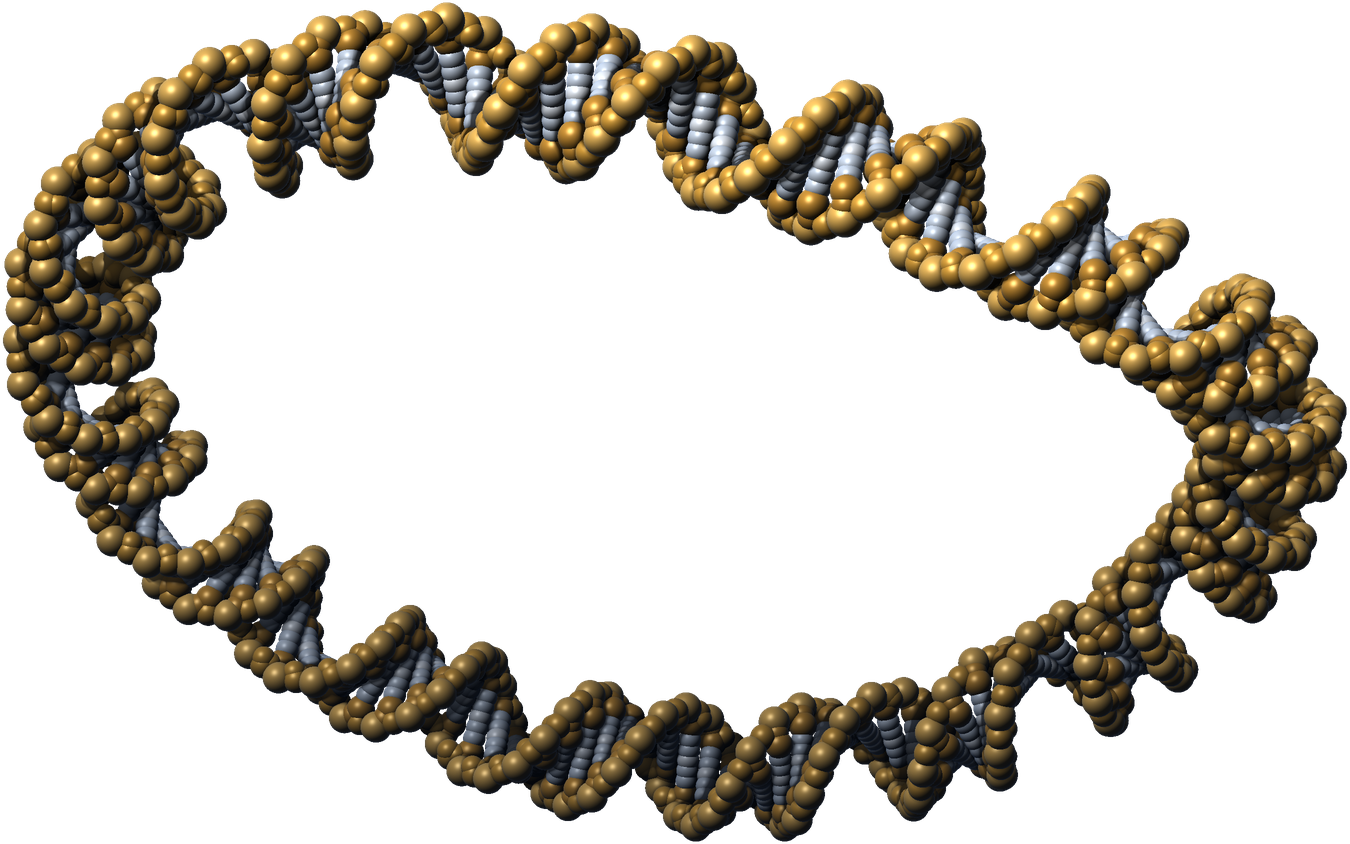

The script that saved this image:
#!/usr/bin/env python3
"""Hero render: a closed circle of double-stranded DNA (extrachromosomal circular DNA, the biomarker Phi Diagnostics
measures in blood), as a space-filling coarse-grained model. B-DNA geometry: 10.5 bp per turn, 3.4 A rise, phosphates at
~10 A radius, minor-groove offset ~150 deg; 168 bp = 16 whole turns so the ring closes; a gentle out-of-plane writhe.
Backbone in the logo gold, bases in pale slate. Pure numpy sphere splats with exact normals, screen-space AO, satin
shading, real alpha. Args: tiltx tilty size. Output: ring.png"""
import numpy as np, sys, pathlib
from PIL import Image
H=pathlib.Path(__file__).resolve().parent
tx=float(sys.argv[1]) if len(sys.argv)>1 else 1.0; ty=float(sys.argv[2]) if len(sys.argv)>2 else -0.25
S=int(sys.argv[3]) if len(sys.argv)>3 else 2400
N=168; BPT=10.5; RH=9.6; RISE=3.4; RR=N*RISE/(2*np.pi); OFF=np.radians(150)
pts=[];rad=[];kind=[]
for i in range(N):
    ph=2*np.pi*i/N
    n=np.array([np.cos(ph),np.sin(ph),0.]); t=np.array([-np.sin(ph),np.cos(ph),0.]); b=np.array([0,0,1.])
    w=6.0*np.sin(2*ph)+2.5*np.sin(3*ph+.7)          # writhe (out of plane)
    c=RR*n+w*b
    th=2*np.pi*i/BPT
    def at(r,a,dt=0.): return c+r*(np.cos(a)*n+np.sin(a)*b)+dt*t
    a1,a2=th,th+OFF
    for a,s in ((a1,1),(a2,-1)):
        pts.append(at(RH,a,0));rad.append(2.55);kind.append(0)                  # phosphate
        pts.append(at(RH*.86,a+.28*s,1.2*s));rad.append(1.9);kind.append(1)       # O
        pts.append(at(RH*.86,a-.30*s,-1.0*s));rad.append(1.9);kind.append(1)
        pts.append(at(7.4,a+.36*s,.9));rad.append(2.3);kind.append(2)            # sugar
        pts.append(at(RH*.97,a+np.pi/BPT,RISE/2));rad.append(2.15);kind.append(1)  # backbone link to next nucleotide
        pts.append(at(8.6,a+.18*s,.5));rad.append(2.0);kind.append(2)
    pa=at(7.4,a1+.36,.9); pb=at(7.4,a2-.36,.9)
    for k,u in enumerate(np.linspace(.18,.82,5)):                              # base pair rungs
        p=pa*(1-u)+pb*u; p=c+(p-c)*0.92
        pts.append(p);rad.append(1.85);kind.append(3 if k!=2 else 4)
P=np.array(pts);rad=np.array(rad);kind=np.array(kind)
def rot(a,ax):
    c,s=np.cos(a),np.sin(a)
    return {'x':np.array([[1,0,0],[0,c,-s],[0,s,c]]),'y':np.array([[c,0,s],[0,1,0],[-s,0,c]]),'z':np.array([[c,-s,0],[s,c,0],[0,0,1]])}[ax]
P=P@rot(.35,'z').T@rot(tx,'x').T@rot(ty,'y').T
# mild perspective
cam=900.;f=cam/(cam-P[:,2]);P2=P[:,:2]*f[:,None];R2=rad*f
lo=(P2-R2[:,None]).min(0);hi=(P2+R2[:,None]).max(0)
sc=(S*0.96)/(hi-lo).max();W_=int((hi-lo)[0]*sc/0.96)+8;H_=int((hi-lo)[1]*sc/0.96)+8
off=np.array([W_,H_])/2-(lo+hi)/2*sc
Z=np.full((H_,W_),-1e9,np.float32);NX=np.zeros((H_,W_,3),np.float32);K=np.full((H_,W_),-1,np.int16)
order=np.argsort(P[:,2])
for i in order:
    cx,cy=P2[i]*sc+off;cy=H_-cy;r=R2[i]*sc
    x0,x1=int(max(cx-r,0)),int(min(cx+r+1,W_));y0,y1=int(max(cy-r,0)),int(min(cy+r+1,H_))
    yy,xx=np.mgrid[y0:y1,x0:x1];dx=(xx+.5-cx)/r;dy=-(yy+.5-cy)/r;d2=dx*dx+dy*dy;m=d2<1
    nz=np.sqrt(np.clip(1-d2,0,1));z=P[i,2]*sc*f[i]+nz*r
    sub=Z[y0:y1,x0:x1];u=m&(z>sub);sub[u]=z[u]
    NX[y0:y1,x0:x1][u]=np.stack([dx,dy,nz],-1)[u];K[y0:y1,x0:x1][u]=kind[i]
mask=K>=0
def _box(a,r,ax):
    a=np.moveaxis(a,ax,0);p=np.concatenate([np.repeat(a[:1],r+1,0),a,np.repeat(a[-1:],r,0)]);c=np.cumsum(p,0)
    return np.moveaxis((c[2*r+1:]-c[:-2*r-1])/(2*r+1),0,ax)
def blur(a,s):
    r=max(1,int(s*.9))
    for _ in range(3): a=_box(_box(a,r,0),r,1)
    return a
Zf=np.where(mask,Z,Z[mask].min()-40)
ao=np.zeros_like(Zf)
for rr in (5,12,26,56):
    s=rr*S/2400;bb=blur(Zf,s);ao+=np.clip((bb-Zf)/(s*1.5),0,1)
ao=np.clip(1-ao/2.0,0,1)
pal=np.array([[226,176,84],[206,150,52],[188,132,44],[196,208,224],[226,232,240]])/255.
col=pal[np.clip(K,0,4)]
Nn=NX;L=np.array([-.45,.6,.66]);L/=np.linalg.norm(L)
nl=(Nn*L).sum(-1);lam=np.clip(nl,0,1);wrap=np.clip((nl+.4)/1.4,0,1)
Hh=L+np.array([0,0,1.]);Hh/=np.linalg.norm(Hh);nh=np.clip((Nn*Hh).sum(-1),0,1)
gold=(K<=2)
spec=np.where(gold,nh**48*.55+nh**8*.10,nh**60*.30+nh**10*.05)
rim=(1-np.clip(Nn[...,2],0,1))**2.4
zn=(Z-Z[mask].min())/(Z[mask].max()-Z[mask].min()+1e-6);zn=np.where(mask,zn,0)
ink=np.array([6,16,34])/255.
diff=(.06+.86*lam**1.0+.18*wrap)*(.32+.68*ao)
spc=np.where(gold[...,None],np.array([1,.93,.78]),np.array([1,1,1.]))
sh=col*diff[...,None]+spec[...,None]*ao[...,None]*spc+rim[...,None]*np.array([90,130,200])/255*.30*ao[...,None]
fz=.55+.45*zn[...,None];sh=sh*fz+ink*(1-fz)*.7
img=np.clip(sh,0,1)
a=mask.astype(np.float32)
rgba=np.dstack([img*255,a*255]).astype(np.uint8)
im=Image.fromarray(rgba,'RGBA').resize((W_//2,H_//2),Image.LANCZOS);im=im.crop(im.getbbox())
im.save(H/'ring.png');print(im.size,len(P),'atoms')
